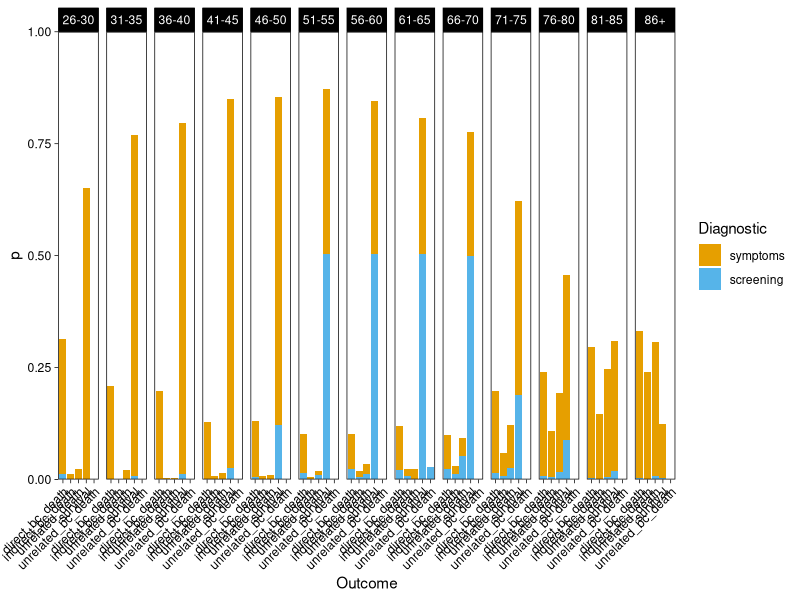
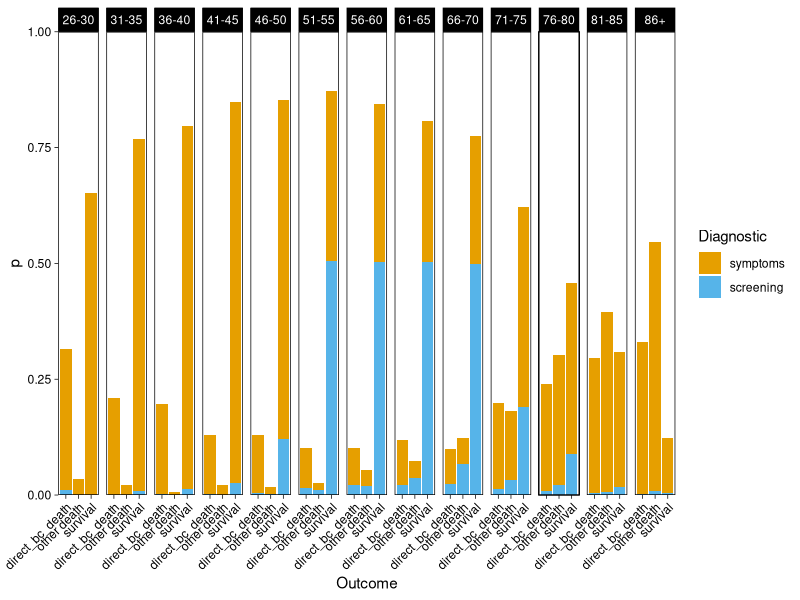
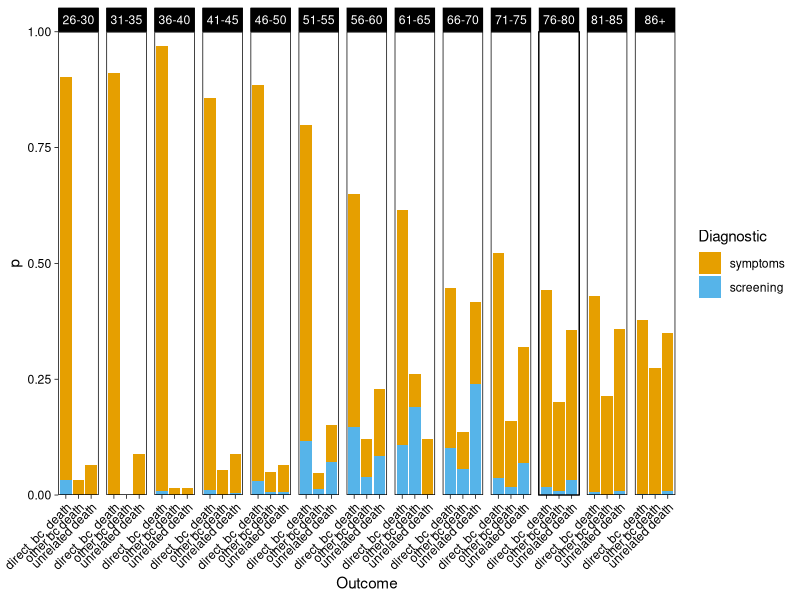
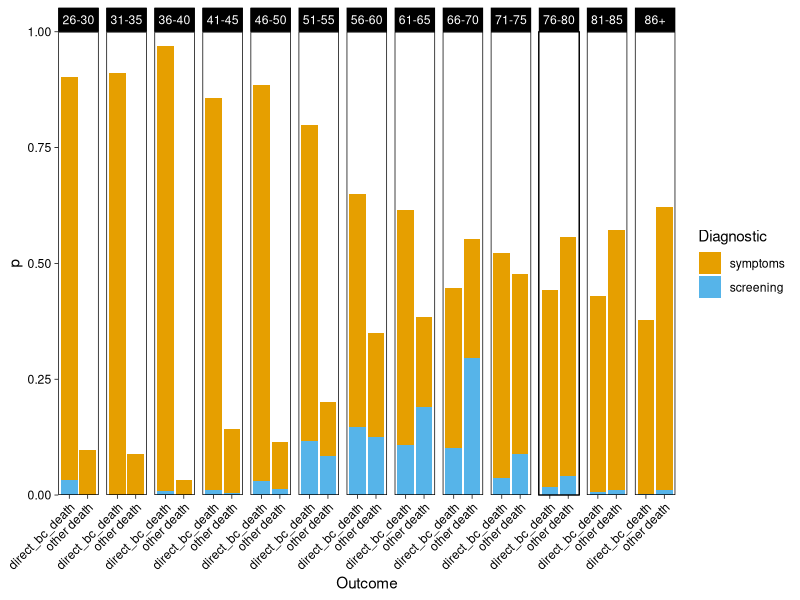
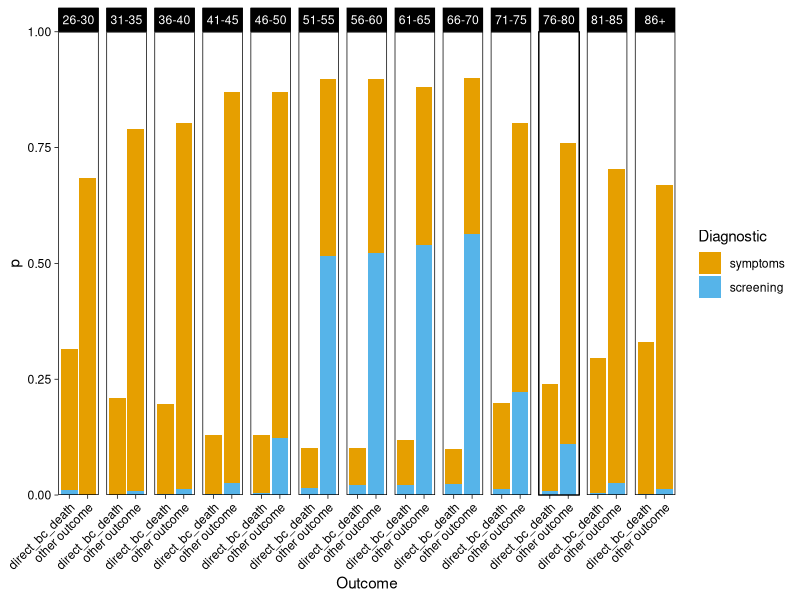
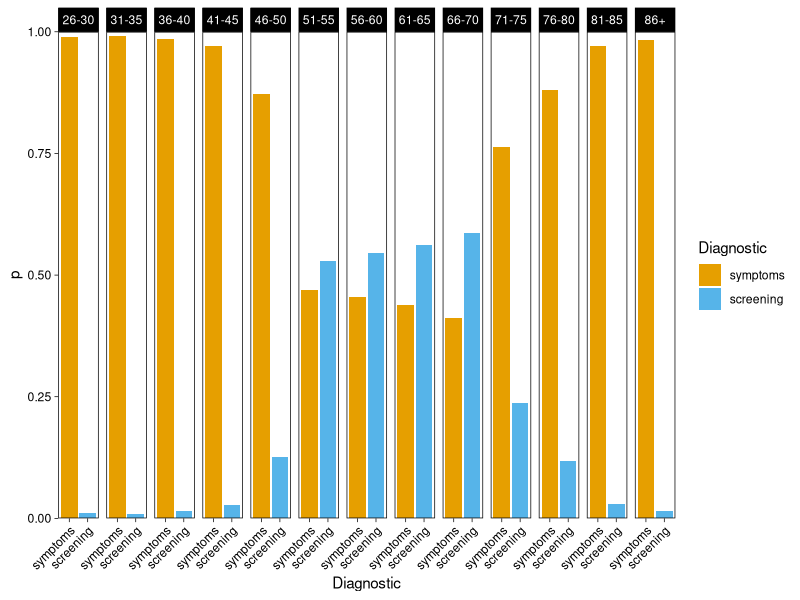
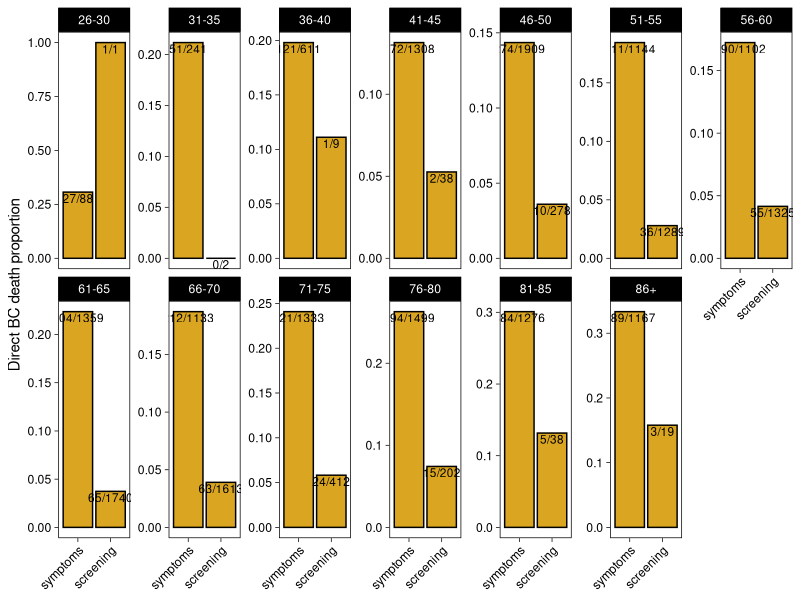
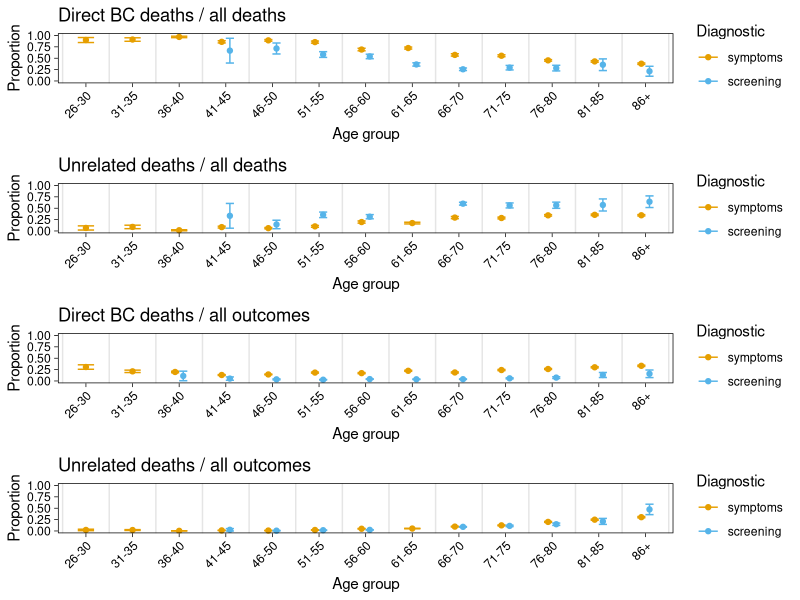

Here is the R script that generated these plots, in order:
## ---- chunk 1
knitr::opts_chunk$set(echo = FALSE, cache=TRUE)
library(tidyverse)
library(cowplot)
library(knitr)
library(kableExtra)
cbPalette <- c("#E69F00", "#56B4E9", "#009E73", "#F0E442", "#0072B2", "#D55E00", "#CC79A7")
## ---- chunk 2
myKable <- function(df, row.names=FALSE, col.names=NA, digits=2, bootstrap="condensed", font.size=12, label=NULL) {
  kable(df, format="html", row.names=row.names, col.names=col.names, digits=digits, label=label) %>% kable_styling(bootstrap_options=bootstrap, full_width=FALSE, position="left", font_size=font.size)
}
N <- function(n) prettyNum(n, big.mark = ",")
## ---- chunk 3
dat <- read_tsv("surv.txt", col_types = cols()) %>% 
  rename(Diagnostic = "Diagnostic route") %>% 
  mutate(Outcome = tolower(Outcome)) %>% 
  filter(Diagnostic != "other" & Age != "16-20" & Age != "21-25") %>% 
  mutate(Diagnostic = recode(Diagnostic, "sympto" = "symptoms", "screen" = "screening")) %>% 
  mutate_at(vars(Outcome, Diagnostic, Age), as_factor)

sdat <- dat %>% group_by(Outcome, Diagnostic, Age) %>%
  tally %>%
  ungroup %>% 
  separate(Age, c("start", "end"), remove=FALSE) %>% 
  mutate(end = ifelse(end == "", "90", end)) %>% 
  mutate_at(vars(start, end), as.numeric) %>% 
  mutate(Midage = (start - 1 + end)/2) %>% 
  select(-start, -end)
## ---- chunk 4
sdat %>% select(Age, Diagnostic, Outcome, n) %>% 
  arrange(Age, Diagnostic, Outcome) %>% 
  myKable %>% scroll_box(width="300px", height="400px")
## ---- chunk 5
plotData <- function(d, what="Outcome") {
 d %>% 
  group_by(Age) %>% 
  mutate(p = n / sum(n)) %>% 
  ungroup %>% 
ggplot(aes_string(x=what, y="p")) +
  theme_linedraw() +
  geom_col(aes(fill=Diagnostic)) +
  facet_wrap(~Age, ncol=13) +
  scale_fill_manual(values = cbPalette) +
  theme(axis.text.x = element_text(angle=45, hjust=1), panel.grid = element_blank()) +
  scale_y_continuous(expand=c(0,0), limits=c(0,1))
}
## ---- chunk 6
sdat %>% 
  plotData
## ---- chunk 7
sdat %>% 
  mutate(Outcome = recode(Outcome,
                          "indirect_bc_death" = "other death",
                          "unrelated_bc_death" = "other death",
                          "unrelated_death" = "other death")) %>% 
  plotData
## ---- chunk 8
sdat %>% 
  filter(Outcome != "survival") %>% 
  mutate(Outcome = recode(Outcome,
                          "indirect_bc_death" = "other bc death",
                          "unrelated_bc_death" = "other bc death",
                          "unrelated_death" = "unrelated death")) %>% 
  plotData
## ---- chunk 9
sdat %>% 
  filter(Outcome != "survival") %>% 
  mutate(Outcome = recode(Outcome,
                          "indirect_bc_death" = "other death",
                          "unrelated_bc_death" = "other death",
                          "unrelated_death" = "other death")) %>% 
  plotData
## ---- chunk 10
sdat %>% 
  mutate(Outcome = recode(Outcome,
                          "indirect_bc_death" = "other outcome",
                          "unrelated_bc_death" = "other outcome",
                          "unrelated_death" = "other outcome",
                          "survival" = "other outcome")) %>% 
  plotData
## ---- chunk 11
sdat %>% 
  plotData(what = "Diagnostic")
## ---- chunk 12
plotScreen <- function(d) {
  d %>% 
    group_by(Age, Outcome) %>% 
    summarise(s = sum(n[Diagnostic == "screen"]), tot = sum(n), p = s / tot) %>% 
    ungroup %>% 
ggplot(aes(x=Outcome, y=p)) +
  theme_linedraw() +
  geom_col() +
  facet_wrap(~Age, ncol=13, scales = "free_y") +
  scale_fill_manual(values = cbPalette) +
  theme(axis.text.x = element_text(angle=45, hjust=1), panel.grid = element_blank()) +
    labs(x=NULL, y="Screen proportion")
}
## ---- chunk 13
plotDeath <- function(d) {
  d %>% 
    mutate(Diagnostic = recode(Diagnostic, "sympto" = "unscreened", "other" = "unscreened")) %>% 
    group_by(Age, Diagnostic) %>% 
    summarise(s = sum(n[Outcome == "direct_bc_death"]), tot = sum(n), f = tot - s, p = s / tot) %>%
    mutate(lab = paste0(s, "/", tot)) %>% 
    ungroup %>% 
  ggplot(aes(x=Diagnostic, y=p)) +
    theme_linedraw() +
    geom_col(fill="goldenrod", colour="black") +
    facet_wrap(~Age, ncol=7, scales = "free_y") +
    scale_fill_manual(values = cbPalette) +
    theme(axis.text.x = element_text(angle=45, hjust=1), panel.grid = element_blank()) +
    labs(x=NULL, y="Direct BC death proportion") +
    geom_text(aes(label = lab), vjust=1.2, size=3)
}
## ---- chunk 14
sdat %>% 
  plotDeath
## ---- chunk 15
findOutcomeProportion <- function(d, value, others) {
  ds <- d %>% 
    group_by(Diagnostic, Age) %>% 
    summarise(s = sum(n[Outcome == value]), f = sum(n[Outcome %in% others]), n = s + f,  p = s / n, Midage = Midage[1]) %>%
    filter(s > 0 & f > 0) %>% 
    ungroup
  
  properr <- ds %>%
    mutate(row = row_number()) %>% 
    group_by(row) %>%
    do({
      #ci <- prop.test(.$s, .$n)$conf.int
      #tibble(p_lo = ci[1], p_up = ci[2])
      se <- sqrt(.$p * (1 - .$p) / .$n)
      tibble(p_lo = .$p - se, p_up = .$p + se, se = se)
    }) %>% 
    ungroup
  
  bind_cols(ds, select(properr, p_lo, p_up, se))
}

plotOutcomeProportion <- function(d, value, others, tit=NULL) {
  if(is.null(tit)) tit <- paste(value, "proportion")
  pd <- position_dodge(width=0.35)
  d %>% 
    findOutcomeProportion(value, others) %>% 
  ggplot(aes(x=Age, y=p, group=Diagnostic, colour = Diagnostic)) +
    theme_linedraw() +
    theme(panel.grid = element_blank(), axis.text.x=element_text(angle=45, hjust=1)) +
    geom_errorbar(aes(x=Age, ymin=p_lo, ymax=p_up, colour=Diagnostic), width=0.35, position=pd) +
    geom_point(size=1.5, position=pd) +
    geom_vline(xintercept = seq(0.5,20,1), colour="grey90") +
    labs(x = "Age group", y = "Proportion", title=tit) +
    scale_colour_manual(values = cbPalette) +
    scale_y_continuous(limits=c(0,1))
}
## ---- chunk 16
cases <- list(
  `1` = list(value = "direct_bc_death",
             others = c("indirect_bc_death", "unrelated_death", "unrelated_bc_death"),
             name = "Direct BC deaths / all deaths"),
  `2` = list(value = "unrelated_death",
             others = c("indirect_bc_death", "direct_bc_death", "unrelated_bc_death"),
             name = "Unrelated deaths / all deaths"),
  `3` = list(value = "direct_bc_death",
             others = c("indirect_bc_death", "unrelated_death", "unrelated_bc_death", "survival"),
             name = "Direct BC deaths / all outcomes"),
  `4` = list(value = "unrelated_death",
             others = c("indirect_bc_death", "direct_bc_death", "unrelated_bc_death", "survival"),
             name = "Unrelated deaths / all outcomes")
)
## ---- chunk 17
map(cases, function(case) {
  plotOutcomeProportion(sdat, value = case$value, others = case$others, tit = case$name)   
}) %>% 
  plot_grid(plotlist = ., ncol=1)  
## ---- chunk 18
chi2Comparison <- function(d, value, others) {
  P <- d %>% 
    findOutcomeProportion(value, others) %>% 
    select(Age, Diagnostic, p, se) %>% 
    group_split(Diagnostic)
  cx <- inner_join(P[[1]], P[[2]], by="Age") %>% 
    mutate(se2 = se.x^2 + se.y^2, chi2 = (p.x - p.y)^2 / se2)
  chi2 <- sum(cx$chi2)
  dof <- nrow(cx) - 1
  p <- 1 - pchisq(chi2, dof)
  list(chi2 = chi2, dof = dof, p = p)
}
## ---- chunk 19
map_df(cases, function(case) {
  cs <- chi2Comparison(sdat, value = case$value, others = case$others)
  tibble(Group = case$name, chi2 = cs$chi2, p = cs$p)
}) %>% 
  mutate_at(vars(chi2, p), ~signif(.,3)) %>% mutate_at(vars(chi2, p), as.character) %>% 
  myKable()
## ---- chunk 20
fitPoly <- function(d, value, others, ...) {
  d %>% 
    findOutcomeProportion(value, others) %>% 
    select(x=Midage, y=p, se, Diagnostic) %>% 
    group_split(Diagnostic) %>% 
    map_df(function(w) {
      m <- nls(y ~ A + B*x + C*x^2 + D*x^3, start=list(A=0.2, B=0, C=0, D=0), weights=1/se^2, data=w)
      xd <- tibble(x=seq(min(w$x),max(w$x),1))
      tibble(Diagnostic=w$Diagnostic[1], x=xd$x, y=predict(m, xd))
    })
}

plotFitData <- function(d, value, others, FITFUN=fitPoly, ..., tit=NULL) {
  if(is.null(tit)) tit <- paste(value, "proportion")
  
  dat <- d %>% 
    findOutcomeProportion(value, others)
  
  g <- ggplot(data=dat, aes(x=Midage, y=p, group=Diagnostic, colour = Diagnostic)) +
    theme_linedraw() +
    theme(panel.grid = element_blank()) +
    geom_errorbar(aes(x=Midage, ymin=p_lo, ymax=p_up, colour=Diagnostic), width=0.2) +
    geom_point(size=1.5) +
    labs(x = "Age group", y = "Proportion", title=tit) +
    scale_colour_manual(values = cbPalette) +
    scale_y_continuous(limits=c(0,1))

  if(!is.null(FITFUN)) {
    mod <- FITFUN(d, value, others, ...)
    g <- g +   geom_line(data=mod, aes(x=x, y=y, colour=Diagnostic))
  }
  g
}
## ---- chunk 21
map(cases, function(case) {
  plotFitData(sdat, value = case$value, others = case$others, tit = case$name)   
}) %>%  
  plot_grid(plotlist = ., ncol=1) 
## ---- chunk 22
timeCourseFit <- function(d, value, others, min.age=35) {
 dx <- d %>%  
    findOutcomeProportion(value, others) %>% 
    select(x=Midage, y=p, se)
 m <- nls(y ~ Intercept + Slope*x, start=list(Intercept=1, Slope=-0.1), weights=1/se^2, data=dx)
 summary(m)$coefficients %>%
   as.data.frame %>%
   rownames_to_column(var="Parameter")
}

timeCourse <- function(d, value, others, min.age=35, tit=NULL) {
  coef <- timeCourseFit(d, value, others, min.age=35)
  xx <- c(min.age, 87.5)
  mod <- tibble(x = xx, y = coef$Estimate[1] + xx * coef$Estimate[2])
  g <- plotFitData(d, value, others, FITFUN=NULL, tit=tit) +
    geom_line(data=mod, aes(x=x, y=y, group=1), colour="black")
  list(plot=g, coef=coef)
}
## ---- chunk 23
d_sym <- sdat %>%
  filter(Diagnostic=="symptoms")
tc_sym <- timeCourse(d_sym, cases[[1]]$value, cases[[1]]$others, tit=cases[[1]]$name)
tc_sym$plot
tc_sym$coef %>% mutate_at(vars(-Parameter), ~sprintf("%.3g", .)) %>% myKable
## ---- chunk 24
d_both <- sdat %>% 
  group_by(Age, Outcome) %>% 
  summarise(n = sum(n), Midage = Midage[1]) %>% 
  mutate(Diagnostic = "both")
tc_both <- timeCourse(d_both, cases[[1]]$value, cases[[1]]$others, tit=cases[[1]]$name)
tc_both$plot
tc_both$coef %>% mutate_at(vars(-Parameter), ~sprintf("%.3g", .)) %>% myKable
